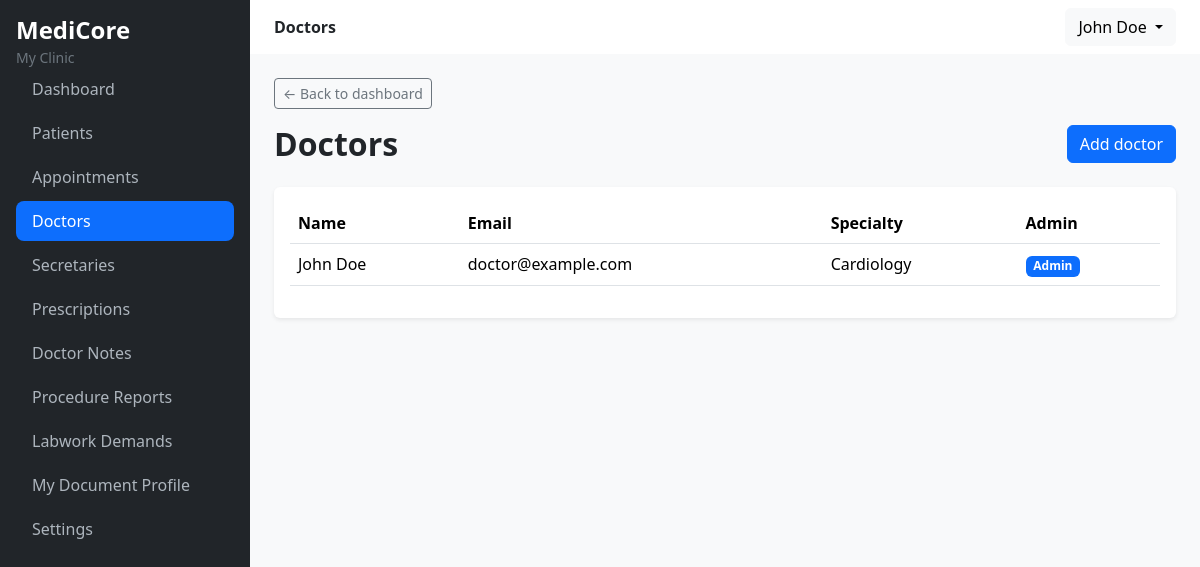
Screenshot of /clinic/doctors/ (signed in) with the database file from the repository.
### accounts/models.py (models this page shows, shortened)
class User(AbstractUser):
    class Role(models.TextChoices):
        DOCTOR = "doctor", "Doctor"
        SECRETARY = "secretary", "Secretary"
    role = models.CharField(max_length=20, choices=Role.choices)
    username = None #type:ignore
    email = models.EmailField(unique=True)
    phone = PhoneNumberField(blank=True)
    clinic = models.ForeignKey("clinics.Clinic", on_delete=models.PROTECT, related_name="users",null=True, blank=True)
    is_clinic_admin = models.BooleanField(default=False)
    objects = UserManager()  #type:ignore
    USERNAME_FIELD = "email"
    REQUIRED_FIELDS = []

### clinics/models.py (models this page shows, shortened)
class Clinic(models.Model):
    name = models.CharField(max_length=200)
    phone = models.CharField(max_length=50, blank=True)
    address = models.TextField(blank=True)
    document_header = models.TextField(blank=True)
    document_footer = models.TextField(blank=True)
    created_at = models.DateTimeField(auto_now_add=True)
    updated_at = models.DateTimeField(auto_now=True)
    class Meta:
        ordering = ['name']

class Specialty(models.Model):
    name = models.CharField(max_length=150, unique=True)
    is_active = models.BooleanField(default=True)
    class Meta:
        ordering = ['name']
    def __str__(self):
        return self.name

### clinics/profiles.py (models this page shows)
class DoctorProfile(models.Model):
    user = models.OneToOneField(settings.AUTH_USER_MODEL, on_delete=models.CASCADE, related_name="doctor_profile")
    clinic = models.ForeignKey("clinics.Clinic", on_delete=models.PROTECT, related_name="doctors")
    specialty = models.ForeignKey("clinics.Specialty", on_delete=models.PROTECT, related_name="doctors")
    created_at = models.DateTimeField(auto_now_add=True)
    updated_at = models.DateTimeField(auto_now=True)
    def __str__(self):
        return (self.user.get_full_name() or self.user.email)

### clinics/views.py (the view)
# urls.py: path("doctors/", views.doctor_list, name="doctor_list"),
@login_required
def doctor_list(request):
    clinic = _require_clinic_admin(request)
    doctors = StaffService.get_doctors(clinic)
    context = {"doctors": doctors}
    return render(request, "clinics/doctor_list.html", context)

### clinics/services.py (called while the page is built)
    @staticmethod
    def get_doctors(clinic):
        return DoctorProfile.objects.filter(clinic=clinic).select_related("user", "specialty")

### clinics/views.py (called while the page is built)
def _require_clinic_admin(request):
    clinic = request.user.clinic
    if clinic is None or not request.user.is_clinic_admin:
        raise PermissionDenied("Only a clinic administrator can manage staff.")
    return clinic

### core/context.py (called while the page is built)
def set_current_clinic(clinic):
    _current_clinic.set(clinic)

def clear_current_clinic():
    _current_clinic.set(None)

### clinics/templates/clinics/doctor_list.html (shortened to what this page needs)
{% extends "core/base.html" %}
{% block page_title %}Doctors{% endblock page_title %}
{% block content %}
    {% url 'core:dashboard' as back_url %}
    {% include "core/partials/back_button.html" with back_url=back_url back_label="Back to dashboard" %}
    <div class="d-flex justify-content-between align-items-center mb-4">
        <h2 class="fw-bold mb-0">Doctors</h2>
        <a href="{% url 'clinics:doctor_add' %}" class="btn btn-primary">Add doctor</a>
    </div>
    <div class="card border-0 shadow-sm">
        <div class="card-body">
            {% if doctors %}
                <table class="table align-middle">
                    <thead><tr><th>Name</th><th>Email</th><th>Specialty</th><th>Admin</th></tr></thead>
                    <tbody>
                        {% for doctor in doctors %}
                            <tr>
                                <td>{{ doctor }}</td>
                                <td>{{ doctor.user.email }}</td>
                                <td>{{ doctor.specialty }}</td>
                                <td>{% if doctor.user.is_clinic_admin %}<span class="badge bg-primary">Admin</span>{% endif %}</td>
                            </tr>
                        {% endfor %}
                    </tbody>
                </table>
            {% else %}
                <p class="text-muted mb-0">No doctors yet.</p>
            {% endif %}
        </div>
    </div>
{% endblock content %}

### core/templates/core/base.html (shortened to what this page needs)
<!DOCTYPE html>
<html lang="en">
<head>
    <link
        href="https://cdn.jsdelivr.net/npm/bootstrap@5.3.3/dist/css/bootstrap.min.css"
        rel="stylesheet"
    >
</head>
<body>
    <div class="d-flex">
         <aside class="sidebar bg-dark p-3">
            <div class mb-4>
                <h4 class="text-white fw-bold mb-0">MediCore</h4>
                {% if request.user.clinic %}
                    <small class="text-secondary">
                        {{ request.user.clinic.name }}
                    </small>
                {% endif %}
            </div>
            <nav>
                <ul class="nav flex-column">
                    <li class="nav-item">
                        <a href="{% url "core:dashboard" %}" class="nav-link {% if request.resolver_match.view_name == 'core:dashboard' %}active{% endif %}">
                            Dashboard
                        </a>
                    </li>
                    <li class="nav-item">
                        <a href="{% url "patients:list" %}" class="nav-link {% if request.resolver_match.view_name == 'patients:list' or request.resolver_match.view_name == 'patients:add' %}active{% endif %}">
                            Patients
                        </a>
                    </li>
                    <li class="nav-item">
                        <a href="{% url "appointments:day" %}" class="nav-link {% if request.resolver_match.app_name == 'appointments' %}active{% endif %}">
                            Appointments
                        </a>
                    </li>
                    <li class="nav-item">
                        <a href="{% url "clinics:doctor_list" %}" class="nav-link {% if request.resolver_match.view_name == 'clinics:doctor_list' or request.resolver_match.view_name == 'clinics:doctor_add' %}active{% endif %}">
                            Doctors
                        </a>
                    </li>
                    <li class="nav-item">
                        <a href="{% url "clinics:secretary_list" %}" class="nav-link {% if request.resolver_match.view_name == 'clinics:secretary_list' or request.resolver_match.view_name == 'clinics:secretary_add' %}active{% endif %}">
                            Secretaries
                        </a>
                    </li>
                    <li class="nav-item">
                        <a href="{% url "records:prescription_list" %}" class="nav-link ">
                            Prescriptions
                        </a>
                    </li>
                    <li class="nav-item">
                        <a href="{% url "records:note_list" %}" class="nav-link ">
                            Doctor Notes
                        </a>
                    </li>
                    <li class="nav-item">
                        <a href="{% url "records:procedure_report_list" %}" class="nav-link ">
                            Procedure Reports
                        </a>
                    </li>
                    <li class="nav-item">
                        <a href="{% url "records:labwork_demand_list" %}" class="nav-link ">
                            Labwork Demands
                        </a>
                    </li>
                    {% if request.user.role == "doctor" %}
                        <li class="nav-item">
                            <a href="{% url "records:edit_document_profile" %}" class="nav-link {% if request.resolver_match.view_name == 'records:edit_document_profile' %}active{% endif %}">
                                My Document Profile
                            </a>
                        </li>
                    {% endif %}
                    <li class="nav-item">
                        <a href="#" class="nav-link">
                            Settings
                        </a>
                    </li>
                </ul>
            </nav>
         </aside>
          <main class="main-content flex-grow-1">
                 <nav class="navbar bg-white boarder-bottom px-4">
                    <div>
                        <span class="fw-semibold">
                            {% block page_title %}{% endblock page_title %}
                        </span>
                    </div>
                    <div class="dropdown">
                        <button class="btn btn-light dropdown-toggle" type="button" data-bs-toggle="dropdown">
                            {{ request.user.get_full_name }}
                        </button>
                    </div>
                 </nav>
                  <div class="container-fluid p-4">
                    {% block content %}
                    {% endblock content %}
                  </div>
          </main>
    </div>
</body>
</html>

### core/templates/core/base.html (style rules this page uses)
body { background-color: #f8f9fa; }
.sidebar { width: 250px; min-height: 100vh; }
.sidebar .nav-link { color: #adb5bd; border-radius: 8px; margin-bottom: 4px; }
.sidebar .nav-link:hover, .sidebar .nav-link.active { color: #fff; background-color: #0d6efd; }
.main-content { min-height: 100vh; }

### rows the page displays
User: user.clinic.name "My Clinic", user.get_full_name "John Doe"
DoctorProfile: user.last_name "John Doe", user.email "doctor@example.com", specialty "Cardiology", shows "Admin"

### other values shown
{{ back_label|default:"Back" }} "Back to dashboard"
